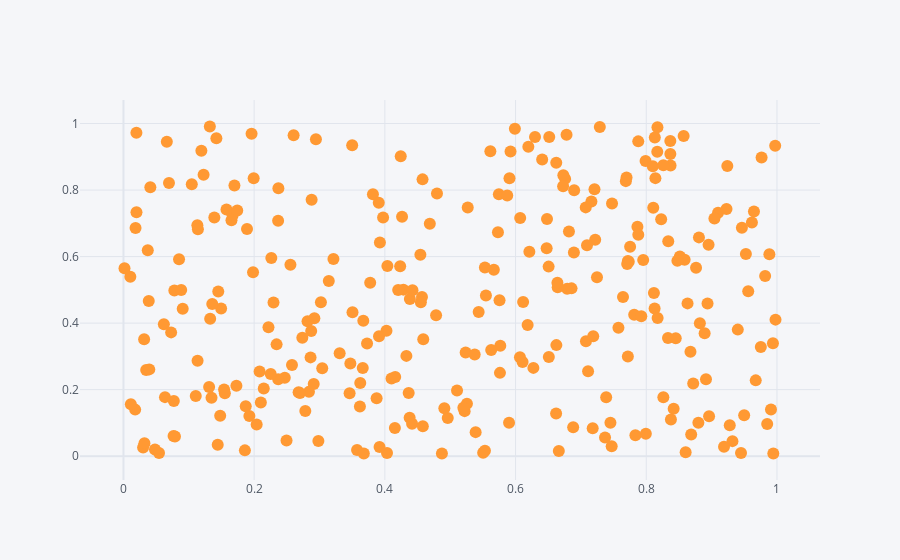

Write notebook code for a chart like this one.
### Code cell
df.iplot(x = 'a' ,y = 'b',mode = 'markers')

### Figure 1 — Plotly figure (JSON) as saved in the notebook; plotly's stock layout.template omitted (floating-point values rounded to 4 significant figures; data arrays with more than 128 entries replaced by an {"elided": "..."} marker saying what was removed)
{"data": [{"line": {"color": "rgba(255, 153, 51, 1.0)", "dash": "solid", "shape": "linear", "width": 1.3}, "marker": {"size": 12, "symbol": "circle"}, "mode": "markers", "name": "b", "text": "", "type": "scatter", "x": {"elided": "300 float values"}, "y": {"elided": "300 float values"}}], "layout": {"legend": {"bgcolor": "#F5F6F9", "font": {"color": "#4D5663"}}, "paper_bgcolor": "#F5F6F9", "plot_bgcolor": "#F5F6F9", "title": {"font": {"color": "#4D5663"}}, "xaxis": {"gridcolor": "#E1E5ED", "showgrid": true, "tickfont": {"color": "#4D5663"}, "title": {"font": {"color": "#4D5663"}, "text": ""}, "zerolinecolor": "#E1E5ED"}, "yaxis": {"gridcolor": "#E1E5ED", "showgrid": true, "tickfont": {"color": "#4D5663"}, "title": {"font": {"color": "#4D5663"}, "text": ""}, "zerolinecolor": "#E1E5ED"}}}
